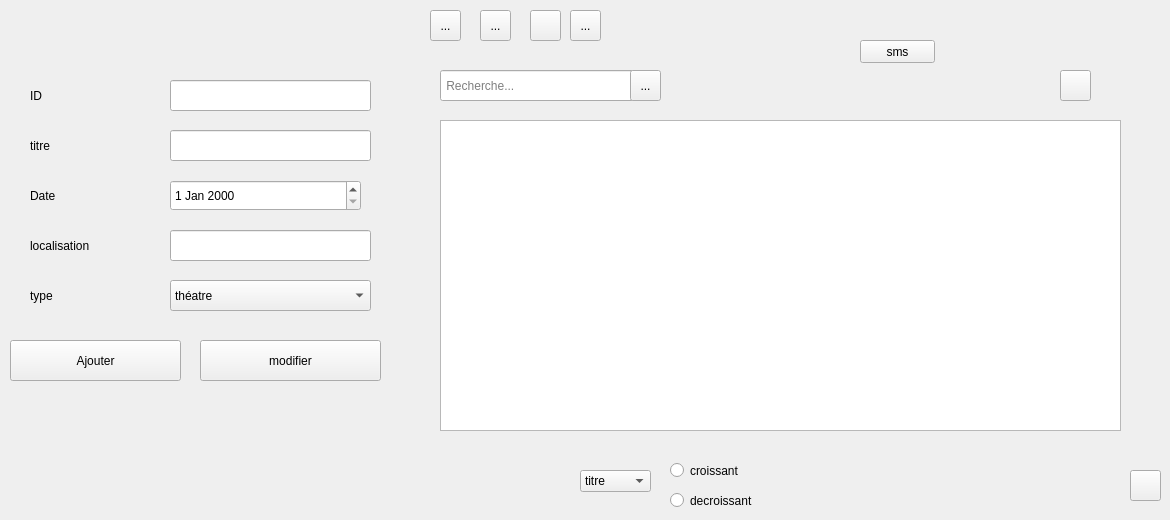
      <widget class="QWidget" name="stackedWidgetPage1_2">
       <widget class="QLabel" name="label_23">
        <property name="geometry">
         <rect>
          <x>30</x>
          <y>80</y>
          <width>151</width>
          <height>31</height>
         </rect>
        </property>
        <property name="text">
         <string>ID </string>
        </property>
       </widget>
       <widget class="QLabel" name="label_24">
        <property name="geometry">
         <rect>
          <x>30</x>
          <y>130</y>
          <width>131</width>
          <height>31</height>
         </rect>
        </property>
        <property name="text">
         <string>titre</string>
        </property>
       </widget>
       <widget class="QLabel" name="label_25">
        <property name="geometry">
         <rect>
          <x>30</x>
          <y>180</y>
          <width>131</width>
          <height>31</height>
         </rect>
        </property>
        <property name="text">
         <string>Date</string>
        </property>
       </widget>
       <widget class="QLabel" name="label_26">
        <property name="geometry">
         <rect>
          <x>30</x>
          <y>230</y>
          <width>151</width>
          <height>31</height>
         </rect>
        </property>
        <property name="text">
         <string>localisation</string>
        </property>
       </widget>
       <widget class="QLineEdit" name="lineEdit">
        <property name="geometry">
         <rect>
          <x>170</x>
          <y>80</y>
          <width>201</width>
          <height>31</height>
         </rect>
        </property>
       </widget>
       <widget class="QLineEdit" name="lemontant">
        <property name="geometry">
         <rect>
          <x>170</x>
          <y>230</y>
          <width>201</width>
          <height>31</height>
         </rect>
        </property>
       </widget>
       <widget class="QPushButton" name="ajouter_activite">
        <property name="geometry">
         <rect>
          <x>10</x>
          <y>340</y>
          <width>171</width>
          <height>41</height>
         </rect>
        </property>
        <property name="text">
         <string>Ajouter</string>
        </property>
       </widget>
       <widget class="QToolButton" name="toolButton_7">
        <property name="geometry">
         <rect>
          <x>480</x>
          <y>10</y>
          <width>31</width>
          <height>31</height>
         </rect>
        </property>
        <property name="text">
         <string>...</string>
        </property>
        <property name="icon">
         <iconset>
          <normaloff>../Downloads/calculatrice-isolé-noir-appareil-clipart-vecteur_csp67297456-removebg-preview.png</normaloff>../Downloads/calculatrice-isolé-noir-appareil-clipart-vecteur_csp67297456-removebg-preview.png</iconset>
        </property>
        <property name="iconSize">
         <size>
          <width>25</width>
          <height>25</height>
         </size>
        </property>
       </widget>
       <widget class="QDateEdit" name="ledateoperation">
        <property name="geometry">
         <rect>
          <x>170</x>
          <y>180</y>
          <width>191</width>
          <height>31</height>
         </rect>
        </property>
       </widget>
       <widget class="QComboBox" name="letypeoperation">
        <property name="geometry">
         <rect>
          <x>170</x>
          <y>280</y>
          <width>201</width>
          <height>31</height>
         </rect>
        </property>
        <item>
         <property name="text">
          <string>théatre</string>
         </property>
        </item>
        <item>
         <property name="text">
          <string>peinture</string>
         </property>
        </item>
        <item>
         <property name="text">
          <string>yoga</string>
         </property>
        </item>
        <item>
         <property name="text">
          <string>projection</string>
         </property>
        </item>
       </widget>
       <widget class="QToolButton" name="historique_4">
        <property name="geometry">
         <rect>
          <x>430</x>
          <y>10</y>
          <width>31</width>
          <height>31</height>
         </rect>
        </property>
        <property name="text">
         <string>...</string>
        </property>
        <property name="icon">
         <iconset>
          <normaloff>../Downloads/4875945-middle__1_-removebg-preview.png</normaloff>../Downloads/4875945-middle__1_-removebg-preview.png</iconset>
        </property>
        <property name="iconSize">
         <size>
          <width>27</width>
          <height>27</height>
         </size>
        </property>
       </widget>
       <widget class="QToolButton" name="toolButton_2">
        <property name="geometry">
         <rect>
          <x>630</x>
          <y>70</y>
          <width>31</width>
          <height>31</height>
         </rect>
        </property>
        <property name="text">
         <string>...</string>
        </property>
        <property name="icon">
         <iconset>
          <normaloff>../Downloads/téléchargé (1)_preview_rev_1 (1).png</normaloff>../Downloads/téléchargé (1)_preview_rev_1 (1).png</iconset>
        </property>
        <property name="iconSize">
         <size>
          <width>21</width>
          <height>21</height>
         </size>
        </property>
       </widget>
       <widget class="QLineEdit" name="lineEdit_13">
        <property name="geometry">
         <rect>
          <x>440</x>
          <y>70</y>
          <width>211</width>
          <height>31</height>
         </rect>
        </property>
        <property name="placeholderText">
         <string> Recherche...</string>
        </property>
       </widget>
       <widget class="QToolButton" name="toolButton_8">
        <property name="geometry">
         <rect>
          <x>570</x>
          <y>10</y>
          <width>31</width>
          <height>31</height>
         </rect>
        </property>
        <property name="text">
         <string>...</string>
        </property>
        <property name="icon">
         <iconset>
          <normaloff>../Downloads/téléchargement__8_-removebg-preview.png</normaloff>../Downloads/téléchargement__8_-removebg-preview.png</iconset>
        </property>
        <property name="iconSize">
         <size>
          <width>15</width>
          <height>15</height>
         </size>
        </property>
       </widget>
       <widget class="QToolButton" name="toolButton_9">
        <property name="geometry">
         <rect>
          <x>530</x>
          <y>10</y>
          <width>31</width>
          <height>31</height>
         </rect>
        </property>
        <property name="text">
         <string/>
        </property>
        <property name="icon">
         <iconset>
          <normaloff>../Downloads/63-635631_economic-growth-icon-white-hd-png-download-removebg-preview.png</normaloff>../Downloads/63-635631_economic-growth-icon-white-hd-png-download-removebg-preview.png</iconset>
        </property>
        <property name="iconSize">
         <size>
          <width>27</width>
          <height>27</height>
         </size>
        </property>
       </widget>
       <widget class="QPushButton" name="modifier_activite">
        <property name="geometry">
         <rect>
          <x>200</x>
          <y>340</y>
          <width>181</width>
          <height>41</height>
         </rect>
        </property>
        <property name="text">
         <string>modifier</string>
        </property>
       </widget>
       <widget class="QLineEdit" name="lemontant_2">
        <property name="geometry">
         <rect>
          <x>170</x>
          <y>130</y>
          <width>201</width>
          <height>31</height>
         </rect>
        </property>
       </widget>
       <widget class="QToolButton" name="afficher">
        <property name="geometry">
         <rect>
          <x>1060</x>
          <y>70</y>
          <width>31</width>
          <height>31</height>
         </rect>
        </property>
        <property name="text">
         <string/>
        </property>
        <property name="icon">
         <iconset>
          <normaloff>../Downloads/seta-small-direita-branca-300x258.png</normaloff>../Downloads/seta-small-direita-branca-300x258.png</iconset>
        </property>
        <property name="iconSize">
         <size>
          <width>27</width>
          <height>27</height>
         </size>
        </property>
       </widget>
       <widget class="QComboBox" name="comboBox_Tri">
        <property name="geometry">
         <rect>
          <x>580</x>
          <y>470</y>
          <width>71</width>
          <height>22</height>
         </rect>
        </property>
        <item>
         <property name="text">
          <string>titre</string>
         </property>
        </item>
        <item>
         <property name="text">
          <string>localisation</string>
         </property>
        </item>
        <item>
         <property name="text">
          <string>type</string>
         </property>
        </item>
       </widget>
       <widget class="QToolButton" name="fleche">
        <property name="geometry">
         <rect>
          <x>1130</x>
          <y>470</y>
          <width>31</width>
          <height>31</height>
         </rect>
        </property>
        <property name="text">
         <string/>
        </property>
        <property name="icon">
         <iconset>
          <normaloff>../Downloads/seta-small-direita-branca-300x258.png</normaloff>../Downloads/seta-small-direita-branca-300x258.png</iconset>
        </property>
        <property name="iconSize">
         <size>
          <width>27</width>
          <height>27</height>
         </size>
        </property>
       </widget>
       <widget class="QRadioButton" name="croissant">
        <property name="geometry">
         <rect>
          <x>670</x>
          <y>460</y>
          <width>91</width>
          <height>21</height>
         </rect>
        </property>
        <property name="styleSheet">
         <string notr="true">color: rgb(4, 4, 4);
selection-color: rgb(4, 4, 4);
font: 8pt &quot;Calibri&quot;;</string>
        </property>
        <property name="text">
         <string>croissant</string>
        </property>
       </widget>
       <widget class="QRadioButton" name="decroissant">
        <property name="geometry">
         <rect>
          <x>670</x>
          <y>490</y>
          <width>91</width>
          <height>21</height>
         </rect>
        </property>
        <property name="styleSheet">
         <string notr="true">color: rgb(4, 4, 4);
selection-color: rgb(4, 4, 4);
font: 8pt &quot;Calibri&quot;;</string>
        </property>
        <property name="text">
         <string>decroissant</string>
        </property>
       </widget>
       <widget class="QTableView" name="tableactivite_2">
        <property name="geometry">
         <rect>
          <x>440</x>
          <y>120</y>
          <width>681</width>
          <height>311</height>
         </rect>
        </property>
       </widget>
       <widget class="QLabel" name="label_27">
        <property name="geometry">
         <rect>
          <x>30</x>
          <y>280</y>
          <width>151</width>
          <height>31</height>
         </rect>
        </property>
        <property name="text">
         <string>type</string>
        </property>
       </widget>
       <widget class="QPushButton" name="sms">
        <property name="geometry">
         <rect>
          <x>860</x>
          <y>40</y>
          <width>75</width>
          <height>23</height>
         </rect>
        </property>
        <property name="text">
         <string>sms</string>
        </property>
       </widget>
       <zorder>label_23</zorder>
       <zorder>label_24</zorder>
       <zorder>label_25</zorder>
       <zorder>label_26</zorder>
       <zorder>historique_4</zorder>
       <zorder>lineEdit_13</zorder>
       <zorder>toolButton_8</zorder>
       <zorder>toolButton_9</zorder>
       <zorder>label_27</zorder>
       <zorder>lineEdit</zorder>
       <zorder>lemontant</zorder>
       <zorder>ajouter_activite</zorder>
       <zorder>toolButton_7</zorder>
       <zorder>ledateoperation</zorder>
       <zorder>letypeoperation</zorder>
       <zorder>toolButton_2</zorder>
       <zorder>modifier_activite</zorder>
       <zorder>lemontant_2</zorder>
       <zorder>afficher</zorder>
       <zorder>comboBox_Tri</zorder>
       <zorder>fleche</zorder>
       <zorder>croissant</zorder>
       <zorder>decroissant</zorder>
       <zorder>tableactivite_2</zorder>
       <zorder>sms</zorder>
      </widget>
